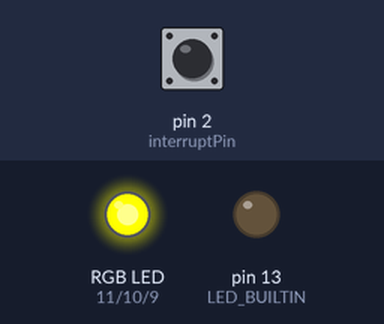
The sketch below on a simulated Arduino Uno, built with avr-gcc and run on an emulated ATmega328P. Shown: an RGB LED mixed from three pins (HIGH = lit), output pins drawn as LEDs (lit = HIGH). Inputs (shaded band) come from the test bench; at power-on: pin 2 (interruptPin) LOW.

Above: at 1.2 s.
1.3 s: pin 2 (interruptPin) pulled HIGH for 1 s
At 2.1 s:
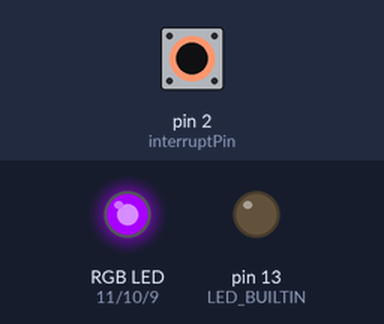
3.8 s: pin 2 (interruptPin) pulled HIGH for 0.15 s
At 5.1 s:
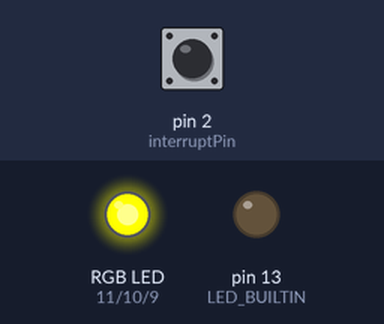
5.4 s: pin 2 (interruptPin) pulled HIGH for 3.2 s
At 6.8 s:
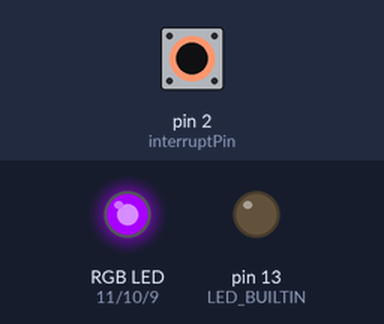
Timing chart, 0 to 10.1 s (numbered marks = the images above; inputs shaded):
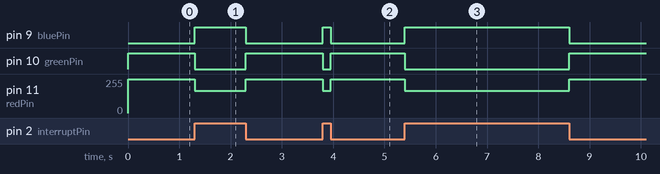

The sketch:

lab03_interrupts_tmp36.ino
```cpp
/* =========================================================
 * 1304 - Οργάνωση & Αρχιτεκτονική Υπολογιστικών Συστημάτων
 * Lab 03: Interrupts & Peripherals (TMP36)
 * =========================================================
 * Odigos Xrisis:
 * Allakse ton arithmo sto EXERCISE gia na trekseis tin
 * antistoixi askisi tou ergastiriou (1, 2, i 3).
 * ========================================================= */

#define EXERCISE 1   // <--- ALLAZEIS AUTO TO NOUMERO (1, 2, i 3)

// --- Koines Metavlites (Pins) ---
const int redPin = 11;
const int greenPin = 10;
const int bluePin = 9;

const int tempPin = A3;
const byte interruptPin = 2;

// --- Metavlites gia ta Interrupts (PREPEI na einai volatile) ---
volatile int redState = 255;
volatile int greenState = 255;
volatile int blueState = 0;

volatile bool buttonPressed = false; // Flag gia to interrupt tis Askisis 3

// --- Metavlites Xronou ---
unsigned long lastMillis = 0;
unsigned long currentMillis = 0;

void setup() {
  pinMode(LED_BUILTIN, OUTPUT);
  pinMode(redPin, OUTPUT);
  pinMode(greenPin, OUTPUT);
  pinMode(bluePin, OUTPUT);

  Serial.begin(9600);

  // Analoga me tin askisi, kanoume attach to antistoixo interrupt
  #if EXERCISE == 1
    attachInterrupt(digitalPinToInterrupt(interruptPin), toggleColor_ISR, CHANGE);
  #elif EXERCISE == 3
    attachInterrupt(digitalPinToInterrupt(interruptPin), buttonPress_ISR, RISING);
  #endif
}

void loop() {

  // =========================================================
  // ASKISI 1: RGB State Change me Interrupt
  // =========================================================
  #if EXERCISE == 1

    // H loop apla grafei ta states sto LED. Ta states allazoun astrapiaia mesw tou ISR.
    analogWrite(redPin, redState);
    analogWrite(greenPin, greenState);
    analogWrite(bluePin, blueState);

  // =========================================================
  // ASKISI 2: TMP36 Sensor me millis()
  // =========================================================
  #elif EXERCISE == 2

    currentMillis = millis();
    if (currentMillis - lastMillis >= 2500) {
      lastMillis = currentMillis;
      readTempAndUpdateLED(); // Kaloume ti voitthitiki synartisi mas
    }

  // =========================================================
  // ASKISI 3: TMP36 Sensor me millis() KAI Interrupt
  // =========================================================
  #elif EXERCISE == 3

    currentMillis = millis();

    // H loop trexei EITE an perasan 2.5 deyterolepta EITE an patithike to koumpi
    if (currentMillis - lastMillis >= 2500 || buttonPressed == true) {
      lastMillis = currentMillis; // Ksanarxizei to xronometro
      buttonPressed = false;      // Katevazoume to flag tou koumpiou

      readTempAndUpdateLED();     // Kaloume ti voitthitiki synartisi mas
    }

  #endif
}

// =========================================================
// VOITHITIKES SYNARTISEIS (Gia katharo kwdika)
// =========================================================

#if EXERCISE == 2 || EXERCISE == 3
void readTempAndUpdateLED() {
  int reading = analogRead(tempPin);
  float voltage = (reading * 5.0) / 1024.0;
  float temp = (voltage - 0.5) * 100.0;

  Serial.print("Temp: ");
  Serial.println(temp);

  if (temp > 25.0) {
    analogWrite(redPin, 255);
    analogWrite(greenPin, 0);
    analogWrite(bluePin, 0);
  }
  else if (temp < 5.0) {
    analogWrite(redPin, 0);
    analogWrite(greenPin, 0);
    analogWrite(bluePin, 255);
  }
  else {
    analogWrite(redPin, 255);
    analogWrite(greenPin, 255);
    analogWrite(bluePin, 0);
  }
}
#endif

// =========================================================
// ROUTINES DIAKOPIS (Interrupt Service Routines - ISR)
// =========================================================

#if EXERCISE == 1
void toggleColor_ISR() {
  if (redState == 255 && greenState == 255 && blueState == 0) {
    redState = 168;
    greenState = 0;
    blueState = 255;
  } else {
    redState = 255;
    greenState = 255;
    blueState = 0;
  }
}
#endif

#if EXERCISE == 3
void buttonPress_ISR() {
  // To monadiko pragma pou kanei to interrupt einai na sikwsei to flag!
  // I pragmatiki douleia (Serial.print, analogRead) ginetai me asfaleia sti loop.
  buttonPressed = true;
}
#endif
```

Measured:
- after the input at 1.3 s, pin 9 (bluePin): LOW → HIGH at once, → LOW 1.0 s later; pin 10 (greenPin): HIGH → LOW at once, → HIGH 1.0 s later; pin 11 (redPin): 255/255 → 168/255 at once, → 255/255 1.0 s later
- after the input at 3.8 s, pin 9 (bluePin): LOW → HIGH at once, → LOW 0.15 s later; pin 10 (greenPin): HIGH → LOW at once, → HIGH 0.15 s later; pin 11 (redPin): 255/255 → 168/255 at once, → 255/255 0.15 s later
- after the input at 5.4 s, pin 9 (bluePin): LOW → HIGH at once, → LOW 3.2 s later; pin 10 (greenPin): HIGH → LOW at once, → HIGH 3.2 s later; pin 11 (redPin): 255/255 → 168/255 at once, → 255/255 3.2 s later
